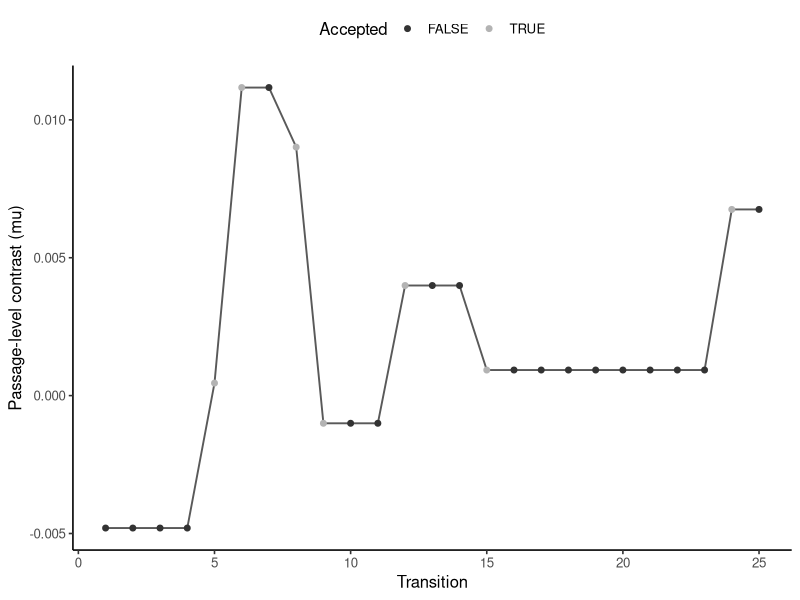

The R script that drew this image:
## ---- chunk 1
#| label: first-provo-markov-transitions
library(ggplot2)

provo <- read.csv("data/provo/passage-summaries.csv", stringsAsFactors = FALSE)
y <- provo$noun_minus_verb_log_ffd
nu <- 4
prior_scale <- 2 * sd(y)
log_sum_exp <- function(x) { m <- max(x); m + log(sum(exp(x - m))) }
log_target <- function(eta) {
  mu <- eta[1]; sigma <- exp(eta[2])
  sum(dt((y - mu) / sigma, df = nu, log = TRUE) - log(sigma)) +
    dnorm(mu, 0, prior_scale, log = TRUE) +
    log(2) + dnorm(sigma, 0, prior_scale, log = TRUE) + eta[2]
}
mode_fit <- optim(c(median(y), log(mad(y))),
                  function(eta) -log_target(eta), method = "BFGS",
                  hessian = TRUE,
                  control = list(reltol = 1e-12, maxit = 1000L))
local_sd <- sqrt(diag(solve(mode_fit$hessian)))
grid <- expand.grid(
  mu = seq(mode_fit$par[1] - 7 * local_sd[1],
           mode_fit$par[1] + 7 * local_sd[1], length.out = 321L),
  log_sigma = seq(mode_fit$par[2] - 7 * local_sd[2],
                  mode_fit$par[2] + 7 * local_sd[2], length.out = 321L)
)
grid$log_kernel <- apply(grid, 1, log_target)
grid$weight <- exp(grid$log_kernel - log_sum_exp(grid$log_kernel))
grid_values <- as.matrix(grid[, c("mu", "log_sigma")])
grid_mean <- colSums(grid_values * grid$weight)
centered <- sweep(grid_values, 2, grid_mean, "-")
grid_covariance <- crossprod(centered * sqrt(grid$weight))
proposal_cholesky <- chol((2.38^2 / 2) * grid_covariance)
posterior_cholesky <- t(chol(grid_covariance))
current <- grid_mean + drop(posterior_cholesky %*% c(-2, -1))
current_log_target <- log_target(current)

set.seed(2026101804)
transitions <- vector("list", 25L)
for (iteration in seq_len(25L)) {
  proposal <- current + drop(rnorm(2) %*% proposal_cholesky)
  log_ratio <- log_target(proposal) - current_log_target
  accepted <- log(runif(1)) < min(0, log_ratio)
  previous <- current
  if (accepted) {
    current <- proposal
    current_log_target <- log_target(current)
  }
  transitions[[iteration]] <- data.frame(
    iteration, previous_mu = previous[1], proposed_mu = proposal[1],
    mu = current[1], sigma = exp(current[2]), accepted
  )
}
transitions <- do.call(rbind, transitions)

stopifnot(length(y) == 55L, abs(sum(grid$weight) - 1) < 1e-12)
head(transitions, 10)
## ---- chunk 2
#| label: plot-first-provo-markov-transitions
#| fig-cap: "The first 25 states of one PCT random-walk chain. Horizontal segments arise when a proposal is rejected and the current state is retained."
ggplot(transitions, aes(iteration, mu)) +
  geom_line(color = "grey35", linewidth = .65) +
  geom_point(aes(color = accepted), size = 1.7) +
  scale_color_grey(start = .2, end = .7) +
  labs(x = "Transition", y = "Passage-level contrast (mu)", color = "Accepted") +
  theme_classic(base_size = 12) +
  theme(legend.position = "top")
